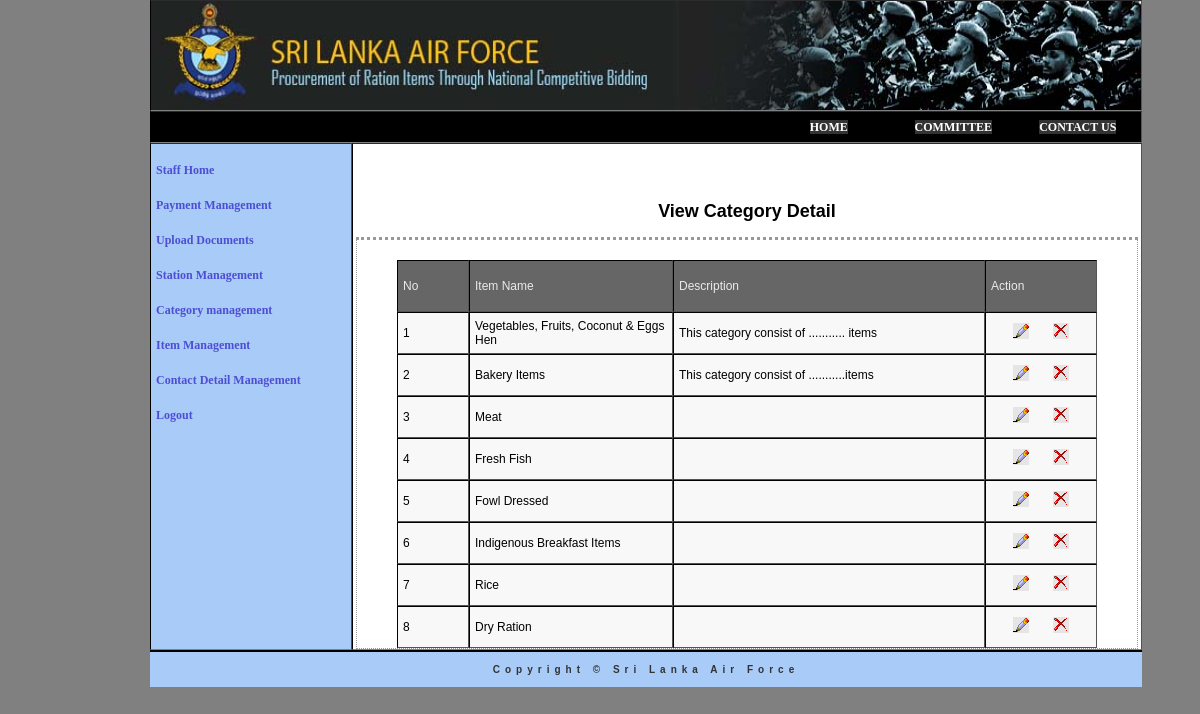
Page /admin/staff/categoryView.php (signed in) on the committed database.
### tables this page shows
CREATE TABLE IF NOT EXISTS `category` (
  `catId` int(2) NOT NULL AUTO_INCREMENT,
  `catName` varchar(40) NOT NULL,
  `catDescription` varchar(75) NOT NULL,
  PRIMARY KEY (`catId`)
);

### admin/staff/categoryView.php (the view, shortened to what this page needs)
<!DOCTYPE html PUBLIC "-//W3C//DTD XHTML 1.0 Transitional//EN" "http://www.w3.org/TR/xhtml1/DTD/xhtml1-transitional.dtd">
<html xmlns="http://www.w3.org/1999/xhtml">
<head>
<link href="../../include/MyStyle.css" rel="stylesheet" type="text/css" media="all" />
<link href="../../SpryAssets/SpryMenuBarHorizontal.css" rel="stylesheet" type="text/css" />
<link href="../../SpryAssets/SpryMenuBarVertical.css" rel="stylesheet" type="text/css" />
</head>
<body>
<table width="990" border="1" cellspacing="0" cellpadding="0" class="maintable" bgcolor="#A8CBF7">
  <tr >
      <td  colspan="3"  height="109" bgcolor="#000000"><img src="../../images/new.jpg" width="990" height="109"></td>
  </tr>
  <tr>
    <td  colspan="3" height="30" align="center"  bgcolor="#000000">
	<?php
	include("include_staffMainmenu.php");
	?>
</td>
  </tr>
  <tr>
    <td width="200" valign="top">
	<?php
	include("include_staffSubmenu2.php");
	?>
	</td>
    <td width="790" height="450" valign="top" align="center" bgcolor="#FFFFFF"><h2><br/><br/>View Category Detail</h2>
      <form id="form1" name="form1" method="post" action="<?php echo $_SERVER['PHP_SELF'];?>">
        <?php
	include("../../Include_Connection.php");
	 $sql = "SELECT * FROM category";
	 $result = mysql_query($sql, $conn) or die(mysql_error());
 		?>
     <div class="container">
 <table width="700" border="1" cellspacing="0" cellpadding="5" align="center" class="subtable">
  <tr align="center" class="subtableheading">
    <td height="40" width="60">No</td>
    <td>Item Name</td>
    <td width="300">Description</td>
    <td width="100">Action</td>
  </tr>
 <?php
 $b=0;
 while ($newArray = mysql_fetch_array($result))
 {$b++;
?>
 <tr class="tabletxt">
    <td height="30"><?php echo $b; ?></td>
    <td><?php echo $newArray['catName']; ?></td>
   <td><?php echo substr($newArray['catDescription'],0,100); ?></td>
    <td colspan="2" align="center">
    <a href="categoryEdit.php?ID=<?php echo $newArray['catId']; ?>"><img src="../../images/b_edit.png" width="16" height="16" alt="EDIT" border="0" /></a>&nbsp;&nbsp;  &nbsp; &nbsp;
    <a href="categoryDelete.php?ID=<?php echo $newArray['catId']; ?>"><img src="../../images/b_drop.png" width="16" height="16" alt="DELETE" border="0" /></a>
   	</td>
  </tr>
 <?php
 }
?>
</table>
 </div>
 </form>
     </td>
   </tr>
  <tr>
    <td colspan="3" align="center" class="copyr" height="35"> Copyright &copy; Sri Lanka Air Force</td>
  </tr>
</table>
</body>
</html>

### include/MyStyle.css (style rules this page uses)
body { font-family: Georgia, "Times New Roman", Times, serif; font-size: 12px; background-color:#808080 ; margin-top: 0px; margin-right: 0px; margin-bottom: 0px; margin-left: 150px; }
img { background-color: #E5E5E5; border:; }
.copyr { font-family: Verdana, Geneva, sans-serif; font-size: 10px; font-style: normal; font-weight: bold; font-variant: normal; color: #333; text-decoration: none; letter-spacing: 5px; border-top-width: 2px; border-right-width: 0px; border-bottom-width: 0px; border-left-width: 0px; border-top-color: #000; border-right-color: #000; border-bottom-color: #000; border-left-color: #000; }
.maintable { font-family: Verdana, Geneva, sans-serif; font-size: 12px; color: #000; margin: 0px; border-top-width: 0px; border-right-width: 0px; border-bottom-width: 0px; border-left-width: 0px; border-top-style: none; border-right-style: solid; border-bottom-style: none; border-left-style: solid; border-right-color: #000; border-left-color: #000; background-color: #A8CBF7; }
.subtable { font-family: Verdana, Geneva, sans-serif; font-size: 12px; background-color: #F8F8F8; border-top-color: #000; border-right-color: #000; border-bottom-color: #000; border-left-color: #000; border-top-width: 0px; border-right-width: 0px; border-bottom-width: 0px; border-left-width: 0px; }
.subtableheading { font-family: Verdana, Geneva, sans-serif; font-size: 12px; color: #EAEAEA; text-decoration: none; background-color: #666; text-align: left; height: auto; }
a { font-family: Georgia, "Times New Roman", Times, serif; font-size: 12px; font-weight: bold; color: #4E4ED3; text-decoration: none; }
.container { width: 780px; border-right-width: 1px; border-bottom-width: 1px; border-left-width: 1px; border-left-width: 1px; border-right-style: dotted; border-bottom-style: dotted; border-left-style: dotted; border-top-style: dotted; border-right-color: #999; border-bottom-color: #999; border-left-color: #999; border-top-color: #999; margin-top: auto; margin-right: auto; margin-bottom: auto; margin-left: auto; padding-top: 20px; }

### admin/staff/include_staffSubmenu2.php (style rules this page uses)
body { behavior:url(cssHoverFix.htc); }

### rows in the picture
category: catName "Vegetables, Fruits, Coconut & Eggs Hen", catDescription "This category consist of ........... items"
category: catName "Bakery Items", catDescription "This category consist of ...........items"
category: catName "Meat"
category: catName "Fresh Fish"
category: catName "Fowl Dressed"
category: catName "Indigenous Breakfast Items"
category: catName "Rice"
category: catName "Dry Ration"
